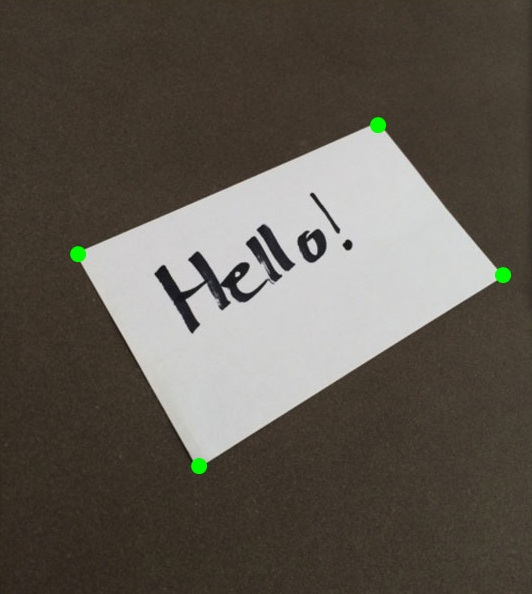
#> input picture getperspective-transform/original image.jpg, 532 x 594 px
$ python main.py
#> lines starting #> are read from the running program, lines starting #| are printed output that depends on the picture
import numpy as np
import cv2


def order_pointers(pts):
    rect = np.zeros((4, 2), dtype="float32")
    s = pts.sum(axis=1)
    rect[0] = pts[np.argmin(s)]
    rect[2] = pts[np.argmax(s)]
    diff = np.diff(pts, axis=1)
    rect[1] = pts[np.argmin(diff)]
    rect[3] = pts[np.argmax(diff)]
    return rect


def four_point_transform(img, pts):
    rect = order_pointers(pts)
    (tl, tr, br, bl) = rect
    width_a = np.sqrt(((br[0] - bl[0]) ** 2) + ((br[1] - bl[1]) ** 2))
    width_b = np.sqrt(((tr[0] - tl[0]) ** 2) + ((tr[1] - tl[1]) ** 2))
    max_width = max(int(width_a), int(width_b))

    height_a = np.sqrt(((tr[0] - br[0]) ** 2) + ((tr[1] - br[1]) ** 2))
    height_b = np.sqrt(((tl[0] - bl[0]) ** 2) + ((tl[1] - bl[1]) ** 2))
    max_height = max(int(height_a), int(height_b))

    dst = np.array([
        [0, 0],
        [max_width - 1, 0],
        [max_width - 1, max_height - 1],
        [0, max_height - 1]], dtype="float32")

    M = cv2.getPerspectiveTransform(rect, dst)
    warped = cv2.warpPerspective(img, M, (max_width, max_height))
    return warped


img_input = "original image.jpg"
# [(73, 239), (356, 117), (475, 265), (187, 443)]
# top-left:(x,y)
# top-right:(x,y)
# bot-right:(x,y)
# bottom-left:(x,y)
coords = "[(73, 239), (356, 117), (475, 265), (205, 470)]"

img = cv2.imread(img_input)
#> img is the input picture: shape (594, 532, 3); mean B, G, R 80.8, 89.2, 95.2
pts = np.array(eval(coords), dtype="float32")

warped = four_point_transform(img, pts)
#> in four_point_transform, `warped = cv2.warpPerspective(img, M, (max_width, max_height))`:
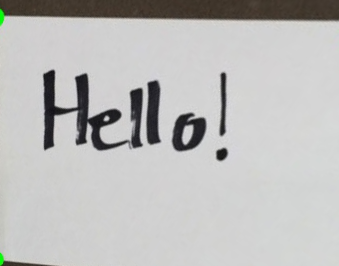
#> warped: shape (266, 339, 3); mean B, G, R 187.5, 188.6, 189
cv2.imshow("Original", img)
cv2.imshow("Wraped", warped)
cv2.waitKey(0)
